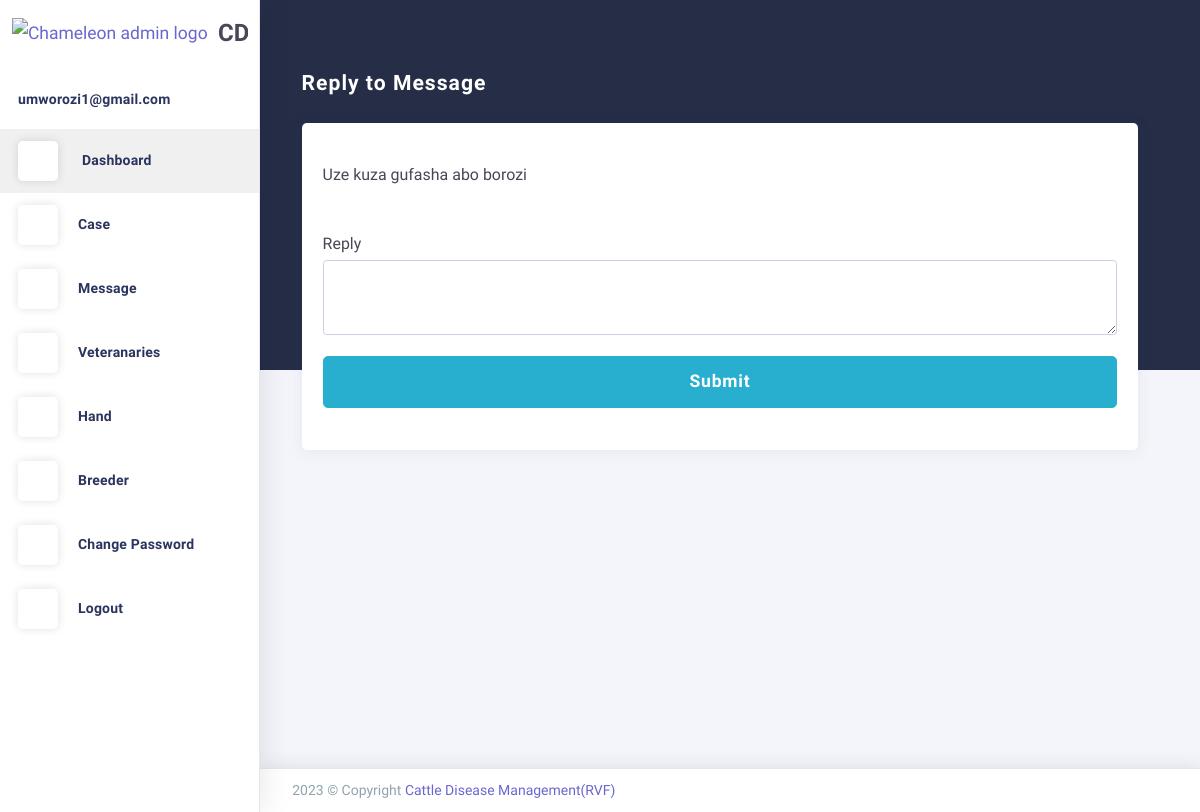
The page /ReplyMsg/3/ (signed in) on the database its author committed.
### users/models.py (models this page shows, shortened)
class User(AbstractBaseUser, PermissionsMixin):
    FirstName=models.CharField(max_length=255,  null=True, blank=True)
    LastName=models.CharField(max_length=255,  null=True, blank=True)
    District=models.CharField(max_length=255,  null=True, blank=True)
    Sector=models.CharField(max_length=255,  null=True, blank=True)
    Cell=models.CharField(max_length=255,  null=True, blank=True)
    Province=models.CharField(max_length=255,  null=True, blank=True)
    email = models.EmailField(max_length=255, unique=True)
    phone = models.CharField(max_length=255, unique=True, null=True, blank=True)
    typee = models.CharField(max_length=255, null=True, blank=True)
    active = models.BooleanField(default=True)
    staff = models.BooleanField(default=False)
    admin = models.BooleanField(default=False)
    objects = UserManager()
    USERNAME_FIELD = 'email'
    REQUIRED_FIELDS = []
    @property
    def is_active(self):
        return self.active

class Message(models.Model):
    user = models.ForeignKey(
        'User', on_delete=models.CASCADE, null=True, blank=True)
    Message = models.CharField(max_length=250,blank=True,null=True)
    Sector = models.CharField(max_length=250,blank=True,null=True)
    reply = models.TextField(blank=True, null=True,
                             default="None")
    replied = models.BooleanField(default=False)
    send_at = models.DateField(auto_now_add=True)

### users/views.py (the view)
# urls.py: path('ReplyMsg/<int:MessageID>/',ReplyMsg,name='ReplyMsg'),
def ReplyMsg(request,MessageID):
    if request.method == 'POST':
        print('replyreply reply')
        req = Message.objects.only('id').get(
            id=MessageID)
        req.reply = request.POST['Msg']
        req.replied = True
        req.save()
        return redirect('Messages')
    else:
        msg=Message.objects.get(id=MessageID)
        return render(request, 'replyMessage.html',{"msg":msg})

### users/templates/replyMessage.html (shortened to what this page needs)
{% extends 'base.html' %}
{% load static %}
{% block content %}
  <div class="app-content content" style="margin-left:-20px">
    <div class="content-wrapper">
      <div class="content-header row">
        <div class="content-header-left col-md-4 col-12 mb-2">
          <h3 class="content-header-title">Reply to Message</h3>
        </div>
      </div>
      <div class="content-body">
        <section class="textarea-select">
          <div class="row match-height">
            <div class="col-lg-12 col-md-12">
              <div class="card mt-50">
                <div class="card-block">
                  <div class="card-body">
                    <form enctype="multipart/form-data" action="{% url 'ReplyMsg' msg.id%}" method='POST'>
                      <div class="row">
                        <fieldset class="form-group col-lg-12">
                            <h5 class="mt-2">{{msg.Message}}</h5>
                          </fieldset>
                      </div>
                      <h5 class="mt-2">Reply</h5>
                      <fieldset class="form-group">
                        <textarea class="form-control" name="Msg" id="basicTextarea" rows="3"></textarea>
                      </fieldset>
                      <div class="form-group">
                        <button type="submit" class="btn mb-1 btn-info btn-lg btn-block">Submit</button>
                      </div>
                    </form>
                  </div>
                </div>
              </div>
            </div>
          </div>
        </section>
      </div>
    </div>
  </div>
{% endblock %}

### users/templates/base.html (shortened to what this page needs)
<!DOCTYPE html>
<html class="loading" lang="en" data-textdirection="ltr">
  <head>
    {% load static %}
    <link href="https://maxcdn.icons8.com/fonts/line-awesome/1.1/css/line-awesome.min.css" rel="stylesheet">
    <link rel="stylesheet" type="text/css" href="{% static "theme-assets/css/vendors.css" %}">
    <link rel="stylesheet" type="text/css" href="{% static "theme-assets/vendors/css/charts/chartist.css" %}">
    <link rel="stylesheet" type="text/css" href="{% static "theme-assets/css/app-lite.css" %}">
    <link rel="stylesheet" type="text/css" href="{% static "theme-assets/css/core/menu/menu-types/vertical-menu.css" %}">
    <link rel="stylesheet" type="text/css" href="{% static "theme-assets/css/core/colors/palette-gradient.css" %}">
    <link rel="stylesheet" type="text/css" href="{% static "theme-assets/css/pages/dashboard-ecommerce.css" %}">
  </head>
  <body class="vertical-layout vertical-menu 2-columns   menu-expanded fixed-navbar" data-open="click" data-menu="vertical-menu" data-color="bg-chartbg" data-col="2-columns">
    <nav class="header-navbar navbar-expand-md navbar navbar-with-menu navbar-without-dd-arrow fixed-top navbar-semi-light">
      <div class="navbar-wrapper">
        <div class="navbar-container content">
        </div>
      </div>
    </nav>
    <div class="main-menu menu-fixed menu-light menu-accordion    menu-shadow " data-scroll-to-active="true" data-img="{% static "theme-assets/images/backgrounds/02.jpg" %}">
      <div class="navbar-header">
        <ul class="nav navbar-nav flex-row">
          <li class="nav-item mr-auto"><a class="navbar-brand" href=""><img class="brand-logo" alt="Chameleon admin logo" src="{% static "theme-assets/images/logo/Logo.png" %}"/>
              <h3 class="brand-text" style="font-size: x-large;">CDM(RVF)</h3></a></li>
        </ul>
      </div>
      <div class="main-menu-content">
        <ul class="navigation navigation-main" id="main-menu-navigation" data-menu="menu-navigation">
          <li><a href=""><span class="menu-title" data-i18n="">{{request.user.email}}</span></a>
          </li>
            <li class="active"><a href="{% url 'Dashboard' %}"><i class="ft-home"></i><span class="menu-title" data-i18n="">Dashboard</span></a>
            </li>
            <li class=" nav-item"><a href="{% url 'Cases' %}"><i class="ft-pie-chart"></i><span class="menu-title" data-i18n="">Case</span></a>
            </li>
            {% if request.user.typee != "Admin" %}
            <li class=" nav-item"><a href="{% url 'Messages' %}"><i class="ft-pie-chart"></i><span class="menu-title" data-i18n="">Message</span></a>
            </li>
            {%endif%}
            <li class=" nav-item"><a href="{% url 'Vet' %}"><i class="ft-droplet"></i><span class="menu-title" data-i18n="">Veteranaries</span></a>
            </li>
            {% if request.user.typee != "Hand" %}
            <li class=" nav-item"><a href="{% url 'Hand' %}"><i class="ft-box"></i><span class="menu-title" data-i18n="">Hand</span></a>
            </li>
            {%endif%}
            <li class=" nav-item"><a href="{% url 'Breeder' %}"><i class="ft-layers"></i><span class="menu-title" data-i18n="">Breeder</span></a>
            </li>
            <li class=" nav-item"><a href="{% url 'changeuserpassword' request.user.id %}"><i class="ft-box"></i><span class="menu-title" data-i18n="">Change Password</span></a>
            </li>
            <li class=" nav-item"><a href="{% url 'logout' %}"><i class="ft-bold"></i><span class="menu-title" data-i18n="">Logout</span></a>
            </li>
          </ul>
      </div>
      <div class="navigation-background"></div>
    </div>
    <div class="app-content content">
      <div class="content-wrapper">
        <div class="content-body">
    {% block content %}
                    {% endblock content %}
        </div>
      </div>
    </div>
    <footer class="footer footer-static footer-light navbar-border navbar-shadow">
      <div class="clearfix blue-grey lighten-2 text-sm-center mb-0 px-2"><span class="float-md-left d-block d-md-inline-block">2023  &copy; Copyright <a class="text-bold-800 grey darken-2" href="" target="_blank">Cattle Disease Management(RVF)</a></span>
      </div>
    </footer>
  </body>
</html>

### Cattlecare/static/theme-assets/css/core/menu/menu-types/vertical-menu.css (style rules this page uses)
body.vertical-layout.vertical-menu.menu-expanded .navbar-header { z-index: 999; float: left; width: 260px; }
body.vertical-layout.vertical-menu.menu-expanded .navbar .navbar-container { margin-left: 260px; }
body.vertical-layout.vertical-menu.menu-expanded .main-menu { width: 260px; -webkit-transition: 300ms ease all; -moz-transition: 300ms ease all; -o-transition: 300ms ease all; transition: 300ms ease all; -webkit-backface-visibility: hidden; -moz-backface-visibility: hidden; backface-visibility: hidden; }
body.vertical-layout.vertical-menu.menu-expanded .main-menu .navigation > li > a > i:before { font-size: 1.5rem; }
body.vertical-layout.vertical-menu.menu-expanded .main-menu .navigation > li > a > span { -webkit-transition: -webkit-transform .3s ease; -moz-transition: transform .3s ease, -moz-transform .3s ease; -o-transition: -o-transform .3s ease; transition: -webkit-transform .3s ease; transition: transform .3s ease; transition: transform .3s ease, -webkit-transform .3s ease, -moz-transform .3s ease, -o-transform .3s ease; }
body.vertical-layout.vertical-menu.menu-expanded .main-menu.menu-light .navigation > li > a > i { line-height: 40px; display: inline-block; width: 40px; height: 40px; margin-right: 20px; text-align: center; vertical-align: middle; border-radius: 12%; background: #fff; -webkit-box-shadow: 0 0 10px rgba(0, 0, 0, .12); box-shadow: 0 0 10px rgba(0, 0, 0, .12); }
body.vertical-layout.vertical-menu.menu-expanded .content, body.vertical-layout.vertical-menu.menu-expanded .footer { margin-left: 260px; }

### Cattlecare/static/theme-assets/css/pages/dashboard-ecommerce.css (style rules this page uses)
.content .content-wrapper { padding-top: 0 !important; }

### rows shown on the page
User: user.email "umworozi1@gmail.com"
Message: Message "Uze kuza gufasha abo borozi"
